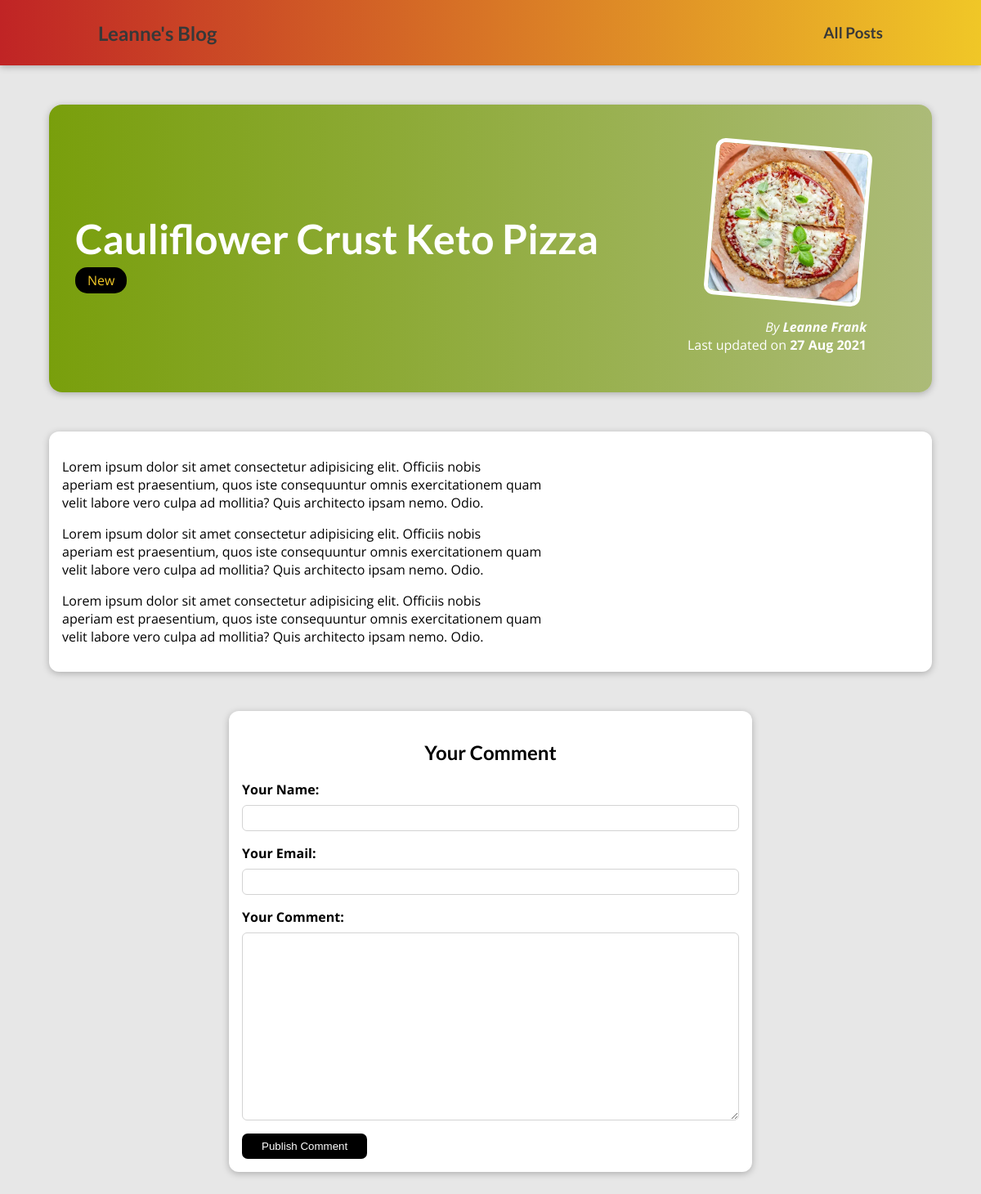
The app's page /posts/keto-pizza with its own data.
### blog/models.py (models this page shows, shortened)
class Post(models.Model):
  title=models.CharField(max_length=50)
  excerpt = models.CharField(max_length=250)
  image = models.ImageField(upload_to="posts", null=True)
  date = models.DateField(auto_now=True)
  slug = models.SlugField(unique=True)
  content = models.TextField(validators=[MinLengthValidator(10)])
  author = models.ForeignKey(Author, on_delete=models.SET_NULL, null=True, related_name="posts") #sets up one to many relationship
  tags = models.ManyToManyField(Tag)

class Tag(models.Model):
  caption = models.CharField(max_length=20)

class Author(models.Model):
  firstname = models.CharField(max_length=50)
  lastname = models.CharField(max_length=50)
  email = models.EmailField()
  def fullname(self):
    return f"{self.firstname} {self.lastname}"
  def __str__(self):
    return self.fullname()

### blog/views.py (the view, shortened to what this page needs)
# urls.py: path("posts/<slug:slug>", views.SinglePostView1.as_view(), name="post-detail-page")
class SinglePostView1(View):
    def get(self, request,slug):
        post=Post.objects.get(slug=slug)
        context={
            "post": post,
            "post_tags" : post.tags.all(),
            "comment_form" : CommentForm()
        }
        return render(request, "blog/post-detail.html", context)

### blog/forms.py
class CommentForm(forms.ModelForm):
  class Meta:
    model = Comment
    exclude = ["post"]
    labels = {
      "user_name" : "Your Name",
      "user_email" : "Your Email",
      "text": "Your Comment"
    }

### blog/templates/blog/post-detail.html (shortened to what this page needs)
{%extends "base.html"%}
{% load static %}
{%block css_files%}
<link rel="stylesheet" href="{% static "blog/post-detail.css"%}">
{%endblock%}
{%block content%}
<section id="summary">
  <h2>{{post.title}}</h2>
  <div>
    {% for tag in post_tags %}
    <span class="tag">{{ tag.caption }}</span>
    {%endfor%}
  </div>
  <article>
    <img src="{{ post.image.url }}" alt="{{post.title}}" />
    <address>
      By
      <a href="mailto:{{post.author.email}}">{{post.author}}</a>
    </address>
    <div>Last updated on <time>{{post.date|date:"d M Y"}}</time></div>
  </article>
</section>
<main>{{post.content|linebreaks}}</main>
<section>
  <form id="comment-form" action="{%url "post-detail-page" post.slug%}" method="POST">
  <h2>Your Comment</h2>
    {% for form_field in comment_form%}
    <div class="form-control">
      {{ form_field.label_tag}} {{ form_field}} {{form_field.errors}}
    </div>
    {%endfor%}
    <button>Publish Comment</button>
  </form>
</section>
{%endblock%}

### blog_project/static/app.css (style rules this page uses)
* { box-sizing: border-box; }
html { font-family: "Open Sans", "Lato", sans-serif; }
body { margin: 0; background-color: white; }
h1, h2, h3 { font-family: "Lato", sans-serif; font-weight: bold; }

### blog/static/blog/post-detail.css (style rules this page uses)
body { background-color: #e7e7e7; }
#summary { margin: 8rem auto 3rem auto; padding: 2rem; width: 90%; max-width: 90rem; border-radius: 16px; background: linear-gradient(to right, #799f0c, #acbb78); position: relative; box-shadow: 0 2px 8px rgba(0, 0, 0, 0.25); height: 22rem; }
#summary h2 { color: white; font-size: 50px; margin-top: 10%; margin-bottom: 10px; }
#summary article { position: absolute; top: 2rem; right: 3rem; padding: 1rem 2rem; border-radius: 12px; text-align: right; color: white; }
#summary article img { width: 12rem; height: 12rem; border-radius: 12px; transform: rotateZ(5deg); border: 5px solid white; margin-bottom: 1rem; }
#summary a { text-decoration: none; color: white; font-weight: bold; }
#summary time { font-weight: bold; }
main { width: 90%; max-width: 90rem; margin: 3rem auto; background-color: white; padding: 1rem; border-radius: 12px; box-shadow: 0 2px 8px rgba(0, 0, 0, 0.25); }
.tag { background-color: black; color:#f0c727; padding: 5px 15px 5px 15px; border-radius: 15px; font-weight: 300px }
#comment-form { width: 90%; max-width: 40rem; margin: 3rem auto; border-radius: 12px; background-color: white; box-shadow: 0 2px 8px rgba(0, 0, 0, 0.25); padding: 1rem; }
#comment-form button { background-color: black; color: white; padding: 0.5rem 1.5rem; border-radius: 7px; border: none; cursor: pointer; }
#comment-form h2 { text-align: center; }
.form-control { margin-bottom: 1rem; }
.form-control label { font-weight: bold; margin-bottom: 0.5rem; display: block; }
.form-control input, .form-control textarea { display: block; width: 100%; font: inherit; padding: 0.25rem; border-radius: 6px; border: 1px solid lightgrey; }

### records on screen
Post: title "Cauliflower Crust Keto Pizza", image (picture), author "Leanne Frank", date "27 Aug 2021", content "Lorem ipsum dolor sit amet consectetur adipisicing elit. Officiis nobis aperiam est praesentium, quos iste consequuntur omnis exercitationem quam velit labore vero culpa ad mollitia? Quis architecto ipsam nemo. Odio. Lorem ipsum dolor sit amet consectetur adipisicing elit. Officiis nobis aperiam est praesentium, quos iste consequuntur omnis exercitationem quam velit labore vero culpa ad mollitia? Quis architecto ipsam nemo. Odio. Lorem ipsum dolor sit amet consectetur adipisicing elit. Officiis nobis aperiam est praesentium, quos iste consequuntur omnis exercitationem quam velit labore vero culpa ad mollitia? Quis architecto ipsam nemo. Odio."
Tag: caption "New"
